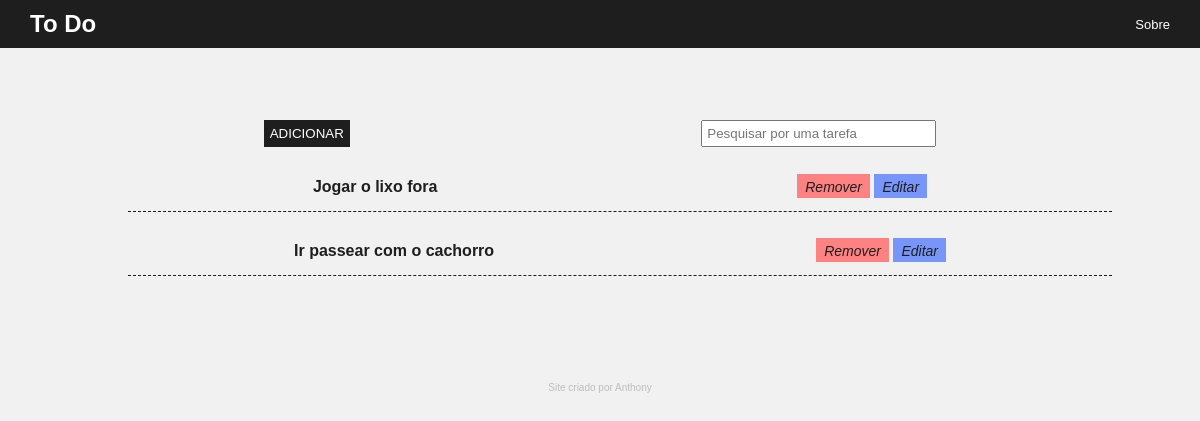
Before: /home/ with the older database file.
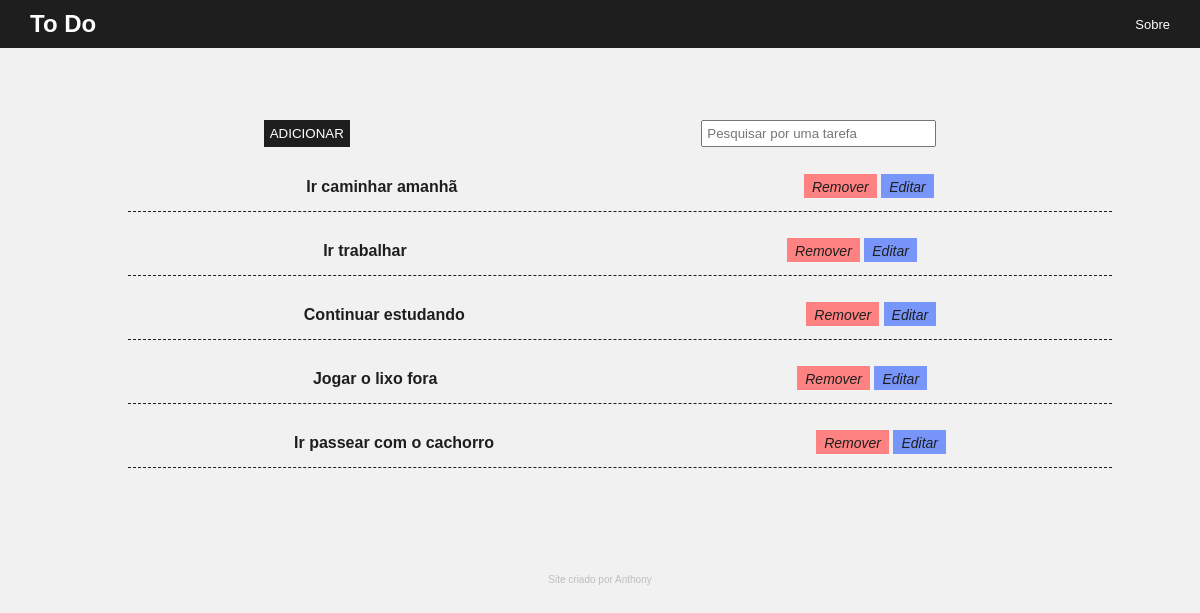
After: the same page with the newer database file.
### tasks/models.py (models this page shows, shortened)
class Task(models.Model):
    STATUS = (
        ('Doing', 'Doing'),
        ('Done', 'Done')
    )
    '''
    Title = Cria um campo de título
    Description = Cria um campo de textos longos
    Done = Variável que define o status de uma tarefa usando o método 'Choices'

    created_at && update_at -> Boa prática de criação de logs para tarefas
    '''
    title = models.CharField(max_length=255)
    description = models.TextField()
    done = models.CharField(
        max_length=5,
        choices=STATUS,
    )
    created_at = models.DateField(auto_now_add=True)
    update_at = models.DateField(auto_now=True)

### tasks/views.py (the view)
# urls.py: path('', taskList, name='tasklist'),
def taskList(request):
    tasks = Task.objects.all().order_by('-created_at')
    return render(request, 'index.html', {'tasks': tasks})

### tasks/templates/index.html (shortened to what this page needs)
{% load static %}
<!DOCTYPE html>
<html lang="en">
<head>
    <link rel="stylesheet" href="{% static 'css/style.css' %}">
</head>
<body>
    <nav class="nav-main">
        <div class="nav-main-frame">
            <div>
                <a class="nav-bar-main-text" href="/">
                    To Do
                </a>
            </div>
            <div>
                <a class="nav-bar-info" href="#">
                    Sobre
                </a>
            </div>
        </div>
    </nav>
    <main class="main-content">
        <section class="main-section">
            <form action="newtask/" class="main-form">
                <button class="form-button" >
                    ADICIONAR
                </button>
                <input type="text" name="search" placeholder="Pesquisar por uma tarefa" class="input-field">
            </form>
            <ul class="task-list">
                {% for task in tasks %}
                <li class="list-items">
                    <span class="item-title">
                        <a href="/task/{{task.id}}">
                            {{task.title}}
                        </a>
                    </span>
                    <div>
                        <a href="deletetask/{{task.id}}">
                            <i class="remove-button">Remover</i>
                        <a href="editask/{{task.id}}">
                            <span>
                                <i class="edit-button">Editar</i>
                            </span>
                        </a>
                    </div>
                </li>
                {% endfor %}
            </ul>
        </section>
        <footer>
            <p class="info-text">Site criado por Anthony</p>
        </footer>
    </main>
</body>
</html>

Changed rows visible on the page:
added Task: title "Ir caminhar amanhã"
added Task: title "Ir trabalhar"
added Task: title "Continuar estudando"
